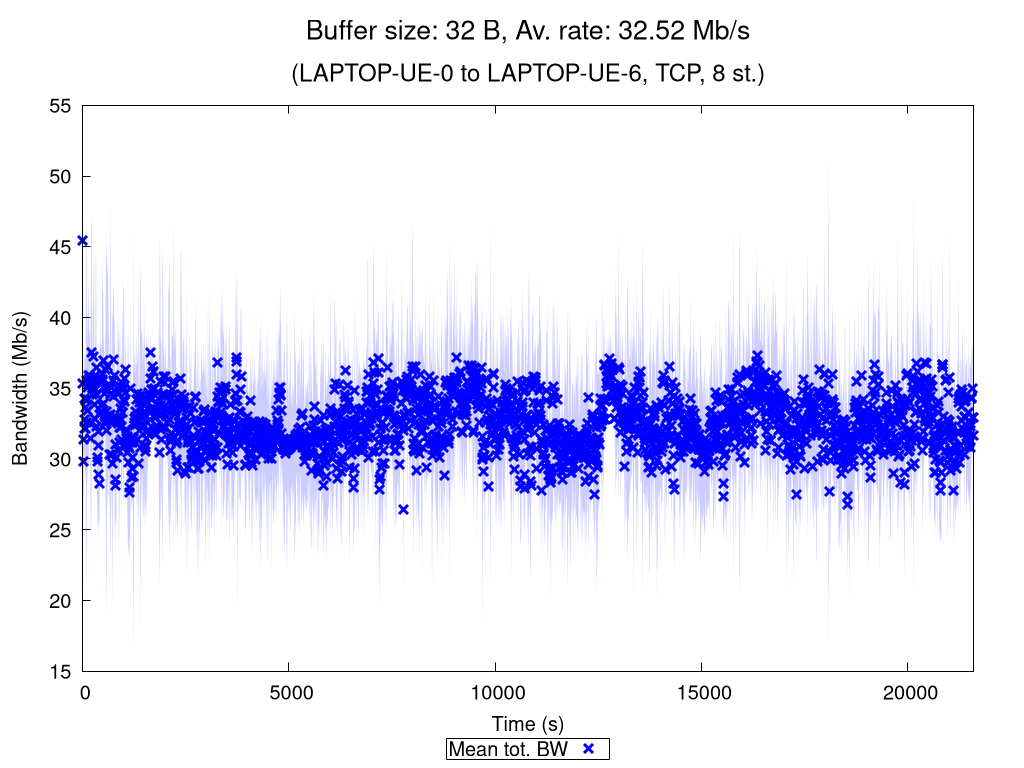

This figure's gnuplot source:
set terminal pngcairo nocrop enhanced size 1024,768 font "Verdana,15"
set output "TCP_8_st_2020_10_29_09-52-50_one2two_00032B.png"

set title "{/=20 Buffer size: 32 B, Av. rate: 32.52 Mb/s}\n\n{/=18 (LAPTOP-UE-0 to LAPTOP-UE-6, TCP, 8 st.)}"

set xlabel "Time (s)"
set ylabel "Bandwidth (Mb/s)"
set ytics nomirror
set key bmargin center horizontal box samplen 1 width -1
set bmargin 4.6
set rmargin 4.5

rf = 1000000.0  # rate factor
set style fill transparent solid 0.2 noborder
set autoscale xfix
plot "TCP_8_st_2020_10_29_09-52-50_one2two_00032B_iperf_processed.dat" using 1:($2/rf-$3/rf):($2/rf+$3/rf) with filledcurves lc rgb "blue" notitle, \
     "" using 1:($2/rf) with points pt 2 ps 1.5 lw 3 lc rgb "blue" title "Mean tot. BW", \
